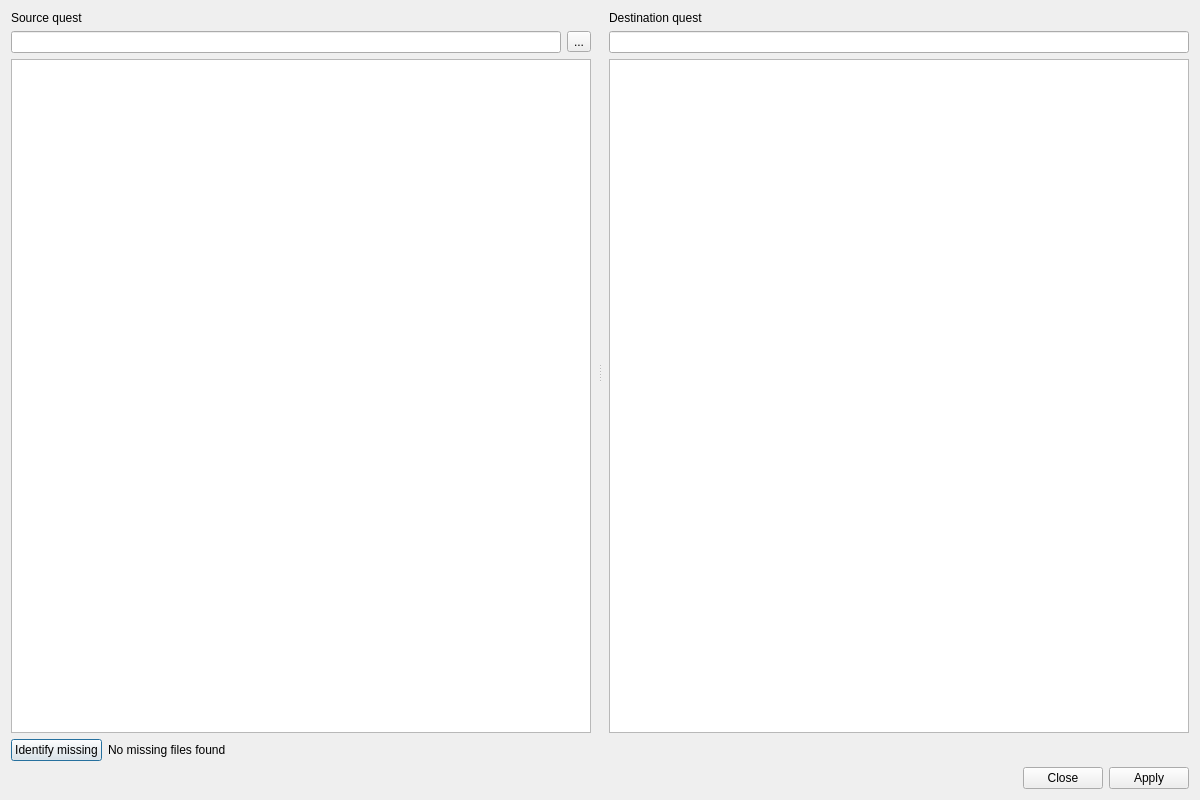
<?xml version="1.0" encoding="UTF-8"?>
<ui version="4.0">
 <class>SolarusEditor::ImportDialog</class>
 <widget class="QDialog" name="SolarusEditor::ImportDialog">
  <property name="geometry">
   <rect>
    <x>0</x>
    <y>0</y>
    <width>1200</width>
    <height>800</height>
   </rect>
  </property>
  <property name="windowTitle">
   <string>Import files from another quest</string>
  </property>
  <layout class="QVBoxLayout" name="verticalLayout">
   <item>
    <widget class="QSplitter" name="splitter">
     <property name="sizePolicy">
      <sizepolicy hsizetype="Expanding" vsizetype="Expanding">
       <horstretch>0</horstretch>
       <verstretch>0</verstretch>
      </sizepolicy>
     </property>
     <property name="orientation">
      <enum>Qt::Orientation::Horizontal</enum>
     </property>
     <property name="handleWidth">
      <number>2</number>
     </property>
     <widget class="QWidget" name="layoutWidget">
      <layout class="QVBoxLayout" name="vertical_layout_2">
       <property name="rightMargin">
        <number>8</number>
       </property>
       <item>
        <widget class="QLabel" name="source_quest_label">
         <property name="text">
          <string>Source quest</string>
         </property>
        </widget>
       </item>
       <item>
        <layout class="QHBoxLayout" name="horizontal_layout">
         <property name="leftMargin">
          <number>0</number>
         </property>
         <property name="topMargin">
          <number>0</number>
         </property>
         <property name="rightMargin">
          <number>0</number>
         </property>
         <property name="bottomMargin">
          <number>0</number>
         </property>
         <item>
          <widget class="QLineEdit" name="source_quest_browse_field">
           <property name="readOnly">
            <bool>true</bool>
           </property>
          </widget>
         </item>
         <item>
          <widget class="QToolButton" name="source_quest_browse_button">
           <property name="text">
            <string>...</string>
           </property>
           <property name="icon">
            <iconset resource="../../resources/images.qrc">
             <normaloff>:/images/icon_open.svg</normaloff>:/images/icon_open.svg</iconset>
           </property>
           <property name="toolButtonStyle">
            <enum>Qt::ToolButtonStyle::ToolButtonIconOnly</enum>
           </property>
          </widget>
         </item>
        </layout>
       </item>
       <item>
        <widget class="SolarusEditor::QuestTreeView" name="source_quest_tree_view"/>
       </item>
      </layout>
     </widget>
     <widget class="QWidget" name="layoutWidget_2">
      <layout class="QVBoxLayout" name="vertical_layout">
       <property name="leftMargin">
        <number>8</number>
       </property>
       <property name="topMargin">
        <number>0</number>
       </property>
       <property name="rightMargin">
        <number>0</number>
       </property>
       <property name="bottomMargin">
        <number>0</number>
       </property>
       <item>
        <widget class="QLabel" name="destination_quest_label">
         <property name="text">
          <string>Destination quest</string>
         </property>
        </widget>
       </item>
       <item>
        <widget class="QLineEdit" name="destination_quest_field">
         <property name="readOnly">
          <bool>true</bool>
         </property>
        </widget>
       </item>
       <item>
        <widget class="SolarusEditor::QuestTreeView" name="destination_quest_tree_view"/>
       </item>
      </layout>
     </widget>
    </widget>
   </item>
   <item>
    <layout class="QHBoxLayout" name="horizontal_layout_3">
     <property name="leftMargin">
      <number>0</number>
     </property>
     <property name="topMargin">
      <number>0</number>
     </property>
     <property name="rightMargin">
      <number>0</number>
     </property>
     <property name="bottomMargin">
      <number>0</number>
     </property>
     <item>
      <widget class="QPushButton" name="find_missing_button">
       <property name="text">
        <string>Identify missing</string>
       </property>
       <property name="icon">
        <iconset resource="../../resources/images.qrc">
         <normaloff>:/images/icon_zoom.svg</normaloff>:/images/icon_zoom.svg</iconset>
       </property>
      </widget>
     </item>
     <item>
      <widget class="QLabel" name="missing_files_count_label">
       <property name="text">
        <string>No missing files found</string>
       </property>
      </widget>
     </item>
     <item>
      <spacer name="horizontal_spacer">
       <property name="orientation">
        <enum>Qt::Orientation::Horizontal</enum>
       </property>
       <property name="sizeHint" stdset="0">
        <size>
         <width>0</width>
         <height>0</height>
        </size>
       </property>
      </spacer>
     </item>
    </layout>
   </item>
   <item>
    <widget class="QDialogButtonBox" name="button_box">
     <property name="orientation">
      <enum>Qt::Orientation::Horizontal</enum>
     </property>
     <property name="standardButtons">
      <set>QDialogButtonBox::StandardButton::Apply|QDialogButtonBox::StandardButton::Close</set>
     </property>
    </widget>
   </item>
  </layout>
 </widget>
 <customwidgets>
  <customwidget>
   <class>SolarusEditor::QuestTreeView</class>
   <extends>QTreeView</extends>
   <header>widgets/quest_tree_view.h</header>
  </customwidget>
 </customwidgets>
 <resources>
  <include location="../../resources/images.qrc"/>
 </resources>
 <connections>
  <connection>
   <sender>button_box</sender>
   <signal>accepted()</signal>
   <receiver>SolarusEditor::ImportDialog</receiver>
   <slot>accept()</slot>
   <hints>
    <hint type="sourcelabel">
     <x>248</x>
     <y>254</y>
    </hint>
    <hint type="destinationlabel">
     <x>157</x>
     <y>274</y>
    </hint>
   </hints>
  </connection>
  <connection>
   <sender>button_box</sender>
   <signal>rejected()</signal>
   <receiver>SolarusEditor::ImportDialog</receiver>
   <slot>reject()</slot>
   <hints>
    <hint type="sourcelabel">
     <x>316</x>
     <y>260</y>
    </hint>
    <hint type="destinationlabel">
     <x>286</x>
     <y>274</y>
    </hint>
   </hints>
  </connection>
 </connections>
</ui>
